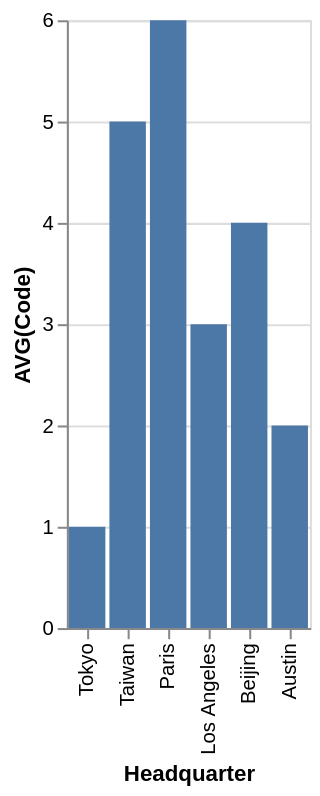

Vega-Lite specification stored for this chart:
### Vega-Lite specification from a JSON file in a GitHub repository (floating-point values rounded to 4 significant figures)
{"data": {"values": [{"x_data": "Tokyo", "y_data": 1}, {"x_data": "Taiwan", "y_data": 5}, {"x_data": "Paris", "y_data": 6}, {"x_data": "Los Angeles", "y_data": 3}, {"x_data": "Beijing", "y_data": 4}, {"x_data": "Austin", "y_data": 2}]}, "mark": "bar", "encoding": {"x": {"field": "x_data", "type": "nominal", "title": "Headquarter", "sort": "descending"}, "y": {"field": "y_data", "type": "quantitative", "title": "AVG(Code)"}}}
